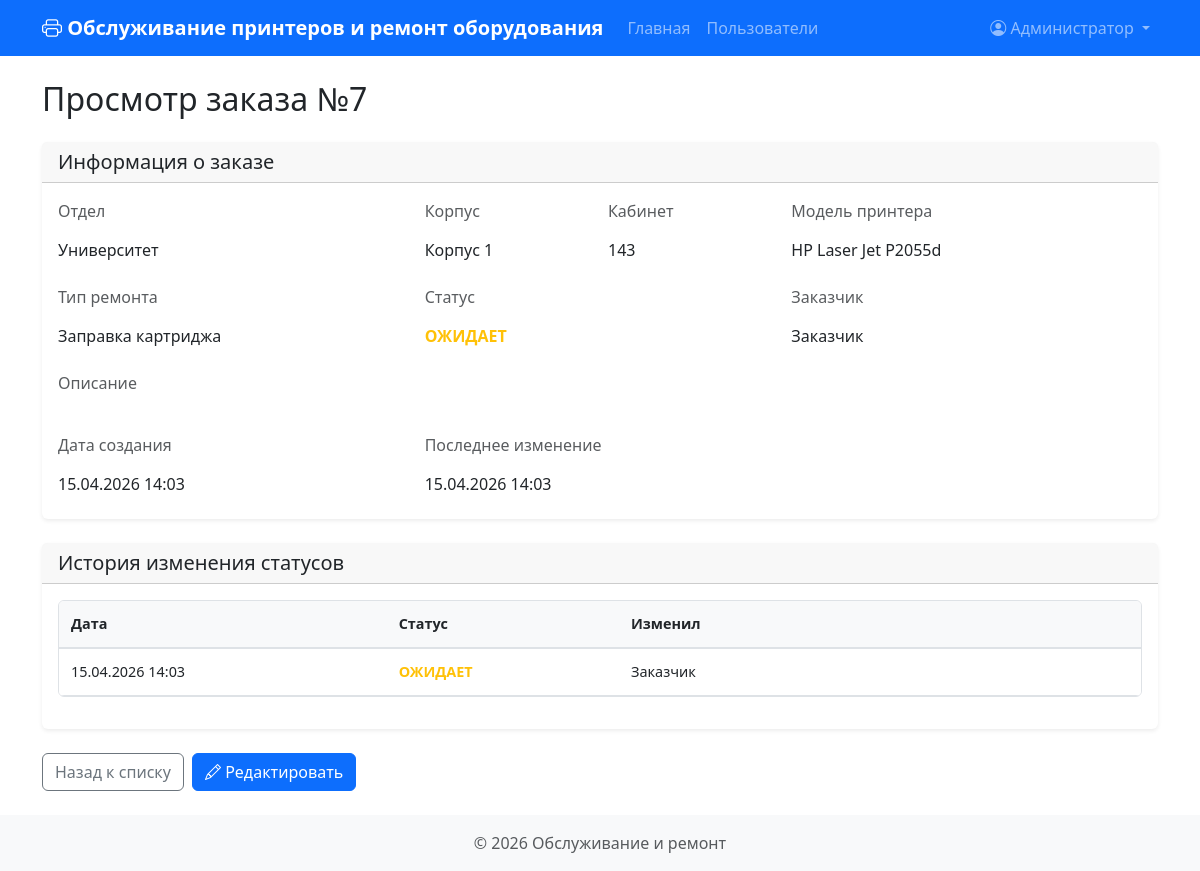
/?action=view_order&id=7 (signed in), run on the app's committed database.
### tables this page shows
CREATE TABLE orders (
                id INTEGER PRIMARY KEY AUTOINCREMENT,
                user_id INTEGER NOT NULL,
                department TEXT NOT NULL,
                building TEXT NOT NULL,
                room TEXT NOT NULL,
                printer_model TEXT NOT NULL,
                repair_type TEXT NOT NULL,
                description TEXT,
                status TEXT DEFAULT 'ОЖИДАЕТ',
                status_changed_at DATETIME DEFAULT CURRENT_TIMESTAMP,
                created_at DATETIME DEFAULT CURRENT_TIMESTAMP,
                updated_at DATETIME DEFAULT CURRENT_TIMESTAMP,
                FOREIGN KEY (user_id) REFERENCES users(id)
            );

CREATE TABLE users (
                id INTEGER PRIMARY KEY AUTOINCREMENT,
                username TEXT UNIQUE NOT NULL,
                password TEXT NOT NULL,
                role TEXT NOT NULL,
                full_name TEXT,
                email TEXT,
                department TEXT,
                created_at DATETIME DEFAULT CURRENT_TIMESTAMP
            );

CREATE TABLE status_history (
                id INTEGER PRIMARY KEY AUTOINCREMENT,
                order_id INTEGER NOT NULL,
                status TEXT NOT NULL,
                changed_at DATETIME DEFAULT CURRENT_TIMESTAMP,
                changed_by INTEGER,
                FOREIGN KEY (order_id) REFERENCES orders(id),
                FOREIGN KEY (changed_by) REFERENCES users(id)
            );

### functions.php (called while the page is built, shortened)
<?php
function isLoggedIn() {
    return isset($_SESSION['user_id']);
}
function isAdmin() {
    return isLoggedIn() && $_SESSION['user']['role'] === ROLE_ADMIN;
}
function getStatusClass($status) {
    $classes = [
        STATUS_WAITING => 'status-waiting',
        STATUS_IN_PROGRESS => 'status-in-progress',
        STATUS_CLOSED => 'status-closed',
        STATUS_COMPLETED => 'status-completed',
        STATUS_VIEWED => 'status-viewed'
    ];
    return $classes[$status] ?? '';
}
function formatDate($date) {
    $dt = new DateTime($date, new DateTimeZone('UTC'));
    $dt->setTimezone(new DateTimeZone('Europe/Moscow'));
    return $dt->format('d.m.Y H:i');
}
function url($path = '') {
    if (strpos($path, '/') === 0) {
        return BASE_PATH . $path;
    }
    return BASE_PATH . '/' . $path;
}
function render($template, $data = []) {
    extract($data);
    $templateFile = TEMPLATE_DIR . '/' . $template . '.php';
    include $templateFile;
    $content = ob_get_clean();
    return $content;
}
function renderPage($template, $data = []) {
    $content = render($template, $data);
    include LAYOUT_DIR . '/layout.php';
}

### database.php (called while the page is built, shortened)
<?php
class Database {
    private $db;
    private static $instance = null;
    public static function getInstance() {
        if (self::$instance === null) {
            self::$instance = new self();
        }
        return self::$instance;
    }
    private function connect() {
        try {
            $this->db = new PDO('sqlite:' . DB_PATH);
            $this->db->setAttribute(PDO::ATTR_ERRMODE, PDO::ERRMODE_EXCEPTION);
            $this->db->setAttribute(PDO::ATTR_DEFAULT_FETCH_MODE, PDO::FETCH_ASSOC);
        } catch (PDOException $e) {
            die('Ошибка подключения к базе данных: ' . $e->getMessage());
        }
    }
    public function initTables() {
        $this->db->exec("
            CREATE TABLE IF NOT EXISTS users (
                id INTEGER PRIMARY KEY AUTOINCREMENT,
                username TEXT UNIQUE NOT NULL,
                password TEXT NOT NULL,
                role TEXT NOT NULL,
                full_name TEXT,
                email TEXT,
                department TEXT,
                created_at DATETIME DEFAULT CURRENT_TIMESTAMP
            )
        ");
        $this->db->exec("
            CREATE TABLE IF NOT EXISTS orders (
                id INTEGER PRIMARY KEY AUTOINCREMENT,
                user_id INTEGER NOT NULL,
                department TEXT NOT NULL,
                building TEXT NOT NULL,
                room TEXT NOT NULL,
                printer_model TEXT NOT NULL,
                repair_type TEXT NOT NULL,
                description TEXT,
                status TEXT DEFAULT 'ОЖИДАЕТ',
                status_changed_at DATETIME DEFAULT CURRENT_TIMESTAMP,
                created_at DATETIME DEFAULT CURRENT_TIMESTAMP,
                updated_at DATETIME DEFAULT CURRENT_TIMESTAMP,
                FOREIGN KEY (user_id) REFERENCES users(id)
            )
        ");
        $this->db->exec("
            CREATE TABLE IF NOT EXISTS status_history (
                id INTEGER PRIMARY KEY AUTOINCREMENT,
                order_id INTEGER NOT NULL,
                status TEXT NOT NULL,
                changed_at DATETIME DEFAULT CURRENT_TIMESTAMP,
                changed_by INTEGER,
                FOREIGN KEY (order_id) REFERENCES orders(id),
                FOREIGN KEY (changed_by) REFERENCES users(id)
            )
        ");
        $this->db->exec("
            CREATE TABLE IF NOT EXISTS buildings (
                id INTEGER PRIMARY KEY AUTOINCREMENT,
                name TEXT UNIQUE NOT NULL,
                created_at DATETIME DEFAULT CURRENT_TIMESTAMP
            )
        ");
        $this->db->exec("
            CREATE TABLE IF NOT EXISTS printer_models (
                id INTEGER PRIMARY KEY AUTOINCREMENT,
                name TEXT UNIQUE NOT NULL,
                created_at DATETIME DEFAULT CURRENT_TIMESTAMP
            )
        ");
        $this->db->exec("
            CREATE TABLE IF NOT EXISTS wishes (
                id INTEGER PRIMARY KEY AUTOINCREMENT,
                user_id INTEGER NOT NULL,
                text TEXT NOT NULL,
                status TEXT DEFAULT 'активно',
                created_at DATETIME DEFAULT CURRENT_TIMESTAMP,
                updated_at DATETIME DEFAULT CURRENT_TIMESTAMP,
                FOREIGN KEY (user_id) REFERENCES users(id)
            )
        ");
        $this->db->exec("
            CREATE TABLE IF NOT EXISTS repairs (
                id INTEGER PRIMARY KEY AUTOINCREMENT,
                user_id INTEGER NOT NULL,
                title TEXT NOT NULL,
                description TEXT NOT NULL,
                building TEXT NOT NULL DEFAULT '',
                room TEXT NOT NULL DEFAULT '',
                status TEXT DEFAULT 'ОЖИДАЕТ',
                created_at DATETIME DEFAULT CURRENT_TIMESTAMP,
                updated_at DATETIME DEFAULT CURRENT_TIMESTAMP,
                FOREIGN KEY (user_id) REFERENCES users(id)
            )
        ");
        try {
            $this->db->exec("ALTER TABLE repairs ADD COLUMN building TEXT NOT NULL DEFAULT ''");
        } catch (PDOException $e) {
        }
        try {
            $this->db->exec("ALTER TABLE repairs ADD COLUMN room TEXT NOT NULL DEFAULT ''");
        } catch (PDOException $e) {
        }
    }
    public function getOrderById($id) {
        $stmt = $this->db->prepare("
            SELECT o.*, u.username, u.full_name
            FROM orders o
            LEFT JOIN users u ON o.user_id = u.id
            WHERE o.id = ?
        ");
        $stmt->execute([$id]);
        return $stmt->fetch();
    }
    public function getStatusHistory($orderId) {
        $stmt = $this->db->prepare("
            SELECT sh.*, u.username, u.full_name
            FROM status_history sh
            LEFT JOIN users u ON sh.changed_by = u.id
            WHERE sh.order_id = ?
            ORDER BY sh.changed_at ASC
        ");
        $stmt->execute([$orderId]);
        return $stmt->fetchAll();
    }
}

### templates/view_order.php (the view, shortened to what this page needs)
<h2 class="mb-4">Просмотр заказа №<?php echo $order['id']; ?></h2>
<div class="card mb-4">
    <div class="card-header">
        <h5 class="mb-0">Информация о заказе</h5>
    </div>
    <div class="card-body">
        <div class="row g-3">
            <div class="col-md-4">
                <label class="form-label text-muted">Отдел</label>
                <p class="form-control-plaintext"><?php echo htmlspecialchars($order['department']); ?></p>
            </div>
            <div class="col-md-2">
                <label class="form-label text-muted">Корпус</label>
                <p class="form-control-plaintext"><?php echo htmlspecialchars($order['building']); ?></p>
            </div>
            <div class="col-md-2">
                <label class="form-label text-muted">Кабинет</label>
                <p class="form-control-plaintext"><?php echo htmlspecialchars($order['room']); ?></p>
            </div>
            <div class="col-md-4">
                <label class="form-label text-muted">Модель принтера</label>
                <p class="form-control-plaintext"><?php echo htmlspecialchars($order['printer_model']); ?></p>
            </div>
            <div class="col-md-4">
                <label class="form-label text-muted">Тип ремонта</label>
                <p class="form-control-plaintext"><?php echo htmlspecialchars($order['repair_type']); ?></p>
            </div>
            <div class="col-md-4">
                <label class="form-label text-muted">Статус</label>
                <p class="form-control-plaintext">
                    <span class="<?php echo getStatusClass($order['status']); ?>">
                        <?php echo htmlspecialchars($order['status']); ?>
                    </span>
                </p>
            </div>
            <div class="col-md-4">
                <label class="form-label text-muted">Заказчик</label>
                <p class="form-control-plaintext"><?php echo htmlspecialchars($order['full_name']); ?></p>
            </div>
            <div class="col-md-12">
                <label class="form-label text-muted">Описание</label>
                <p class="form-control-plaintext"><?php echo nl2br(htmlspecialchars($order['description'] ?? '')); ?></p>
            </div>
            <div class="col-md-4">
                <label class="form-label text-muted">Дата создания</label>
                <p class="form-control-plaintext"><?php echo formatDate($order['created_at']); ?></p>
            </div>
            <div class="col-md-4">
                <label class="form-label text-muted">Последнее изменение</label>
                <p class="form-control-plaintext"><?php echo formatDate($order['updated_at']); ?></p>
            </div>
        </div>
    </div>
</div>
<div class="card mb-4">
    <div class="card-header">
        <h5 class="mb-0">История изменения статусов</h5>
    </div>
    <div class="card-body">
        <?php if (empty($history)): ?>
            <p class="text-muted">История пуста</p>
        <?php else: ?>
            <div class="table-responsive">
                <table class="table table-sm">
                    <thead>
                        <tr>
                            <th>Дата</th>
                            <th>Статус</th>
                            <th>Изменил</th>
                        </tr>
                    </thead>
                    <tbody>
                        <?php foreach ($history as $item): ?>
                            <tr>
                                <td><?php echo formatDate($item['changed_at']); ?></td>
                                <td>
                                    <span class="<?php echo getStatusClass($item['status']); ?>">
                                        <?php echo htmlspecialchars($item['status']); ?>
                                    </span>
                                </td>
                                <td><?php echo htmlspecialchars($item['full_name'] ?? 'Система'); ?></td>
                            </tr>
                        <?php endforeach; ?>
                    </tbody>
                </table>
            </div>
        <?php endif; ?>
    </div>
</div>
<div class="d-flex gap-2">
    <a href="<?php echo url('/?action=dashboard'); ?>" class="btn btn-outline-secondary">Назад к списку</a>
    <?php if (isAdmin()): ?>
        <a href="<?php echo url('/?action=edit_order&id=' . $order['id']); ?>" class="btn btn-primary">
            <i class="bi bi-pencil"></i> Редактировать
        </a>
    <?php endif; ?>
</div>

### templates/layout.php (style rules this page uses)
body { min-height: 100vh; display: flex; flex-direction: column; }
.status-waiting { color: #ffc107; font-weight: bold; }
.table-responsive { overflow-x: auto; margin-bottom: 1rem; border-radius: 0.375rem; border: 1px solid #dee2e6; -webkit-overflow-scrolling: touch; }
.table { margin-bottom: 0; min-width: 1000px; }
.table th { white-space: nowrap; background-color: #f8f9fa; border-bottom-width: 2px; padding: 0.75rem; font-size: 0.9rem; }
.table td { vertical-align: middle; padding: 0.75rem; font-size: 0.9rem; }
.table td:last-child { min-width: 220px; white-space: nowrap; }
.card { border: none; box-shadow: 0 0.125rem 0.25rem rgba(0, 0, 0, 0.075); }
.btn { border-radius: 0.375rem; }

### data on the page
orders: id "7", department "Университет", building "Корпус 1", room "143", printer_model "HP Laser Jet P2055d", repair_type "Заправка картриджа", status "ОЖИДАЕТ", user.full_name "Заказчик", created_at "15.04.2026 14:03", updated_at "15.04.2026 14:03"
status_history: changed_at "15.04.2026 14:03", status "ОЖИДАЕТ", changed_by.full_name "Заказчик"

### other printed values
getCurrentUser()['full_name'] "Администратор"
